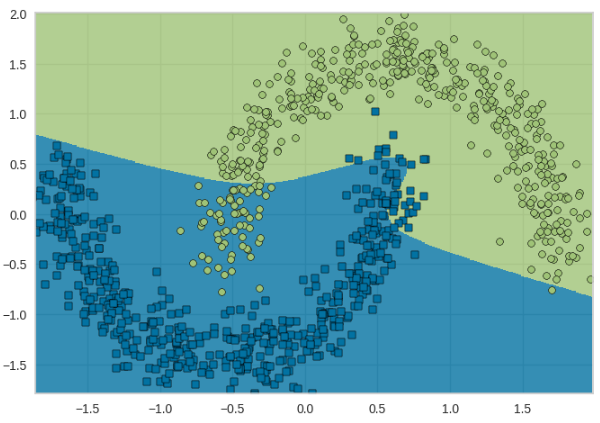

The Python source for this figure:
#2018112571 김수성
import pandas as pd
import numpy as np
from sklearn.svm import SVC
from sklearn.preprocessing import StandardScaler
from yellowbrick.contrib.classifier import DecisionViz
import matplotlib.pyplot as plt

# 데이터 불러오기
path = "/content/drive/MyDrive/기계학습시스템설계/twisted_data.csv"
df = pd.read_csv(path)

X = df[["x1", "x2"]].to_numpy()
y = df["y"]

# 서로 다른 커널을 사용한 SVM 모델 정의
kernels = ['poly']
for kernel in kernels:
    if kernel == 'poly':
        svm_model = SVC(kernel='poly', C=10, degree=3)
    elif kernel == 'rbf':
        svm_model = SVC(kernel='rbf', C=10)
    elif kernel == 'sigmoid':
        svm_model = SVC(kernel='sigmoid', C=10)

    # 데이터 표준화
    X_std = StandardScaler().fit_transform(X)

    # SVM 모델 학습
    svm_model.fit(X_std, y)

    # 시각화
    viz = DecisionViz(svm_model)
    viz.fit(X_std, y)
    viz.draw(X_std, y)
